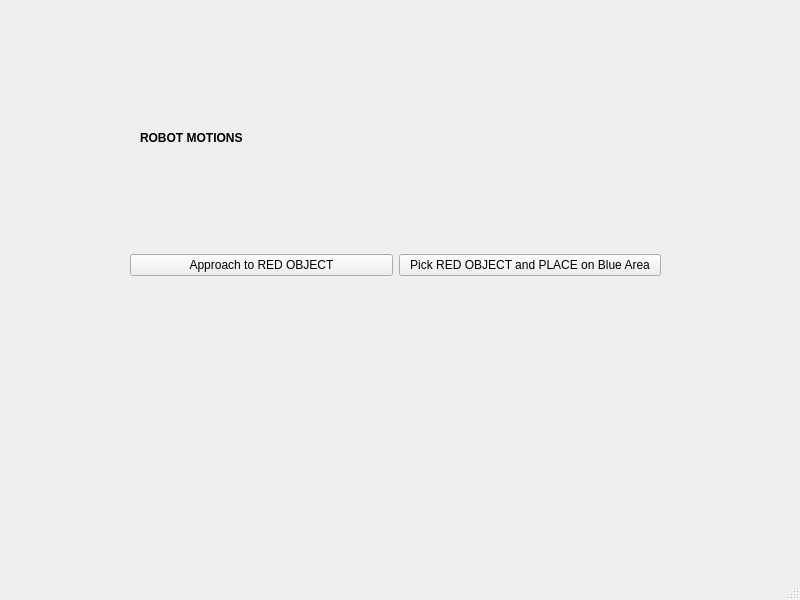
<?xml version="1.0" encoding="UTF-8"?>
<ui version="4.0">
 <class>MainWindow</class>
 <widget class="QMainWindow" name="MainWindow">
  <property name="geometry">
   <rect>
    <x>0</x>
    <y>0</y>
    <width>800</width>
    <height>600</height>
   </rect>
  </property>
  <property name="windowTitle">
   <string>MainWindow</string>
  </property>
  <widget class="QWidget" name="centralwidget">
   <widget class="QWidget" name="gridLayoutWidget">
    <property name="geometry">
     <rect>
      <x>130</x>
      <y>150</y>
      <width>531</width>
      <height>231</height>
     </rect>
    </property>
    <layout class="QGridLayout" name="gridLayout">
     <item row="0" column="0">
      <widget class="QPushButton" name="pushButton_1">
       <property name="text">
        <string>Approach to RED OBJECT</string>
       </property>
      </widget>
     </item>
     <item row="0" column="1">
      <widget class="QPushButton" name="pushButton_2">
       <property name="text">
        <string>Pick RED OBJECT and PLACE on Blue Area</string>
       </property>
      </widget>
     </item>
    </layout>
   </widget>
   <widget class="QLabel" name="label">
    <property name="geometry">
     <rect>
      <x>140</x>
      <y>130</y>
      <width>521</width>
      <height>16</height>
     </rect>
    </property>
    <property name="font">
     <font>
      <weight>75</weight>
      <bold>true</bold>
     </font>
    </property>
    <property name="text">
     <string>ROBOT MOTIONS</string>
    </property>
   </widget>
  </widget>
  <widget class="QMenuBar" name="menubar">
   <property name="geometry">
    <rect>
     <x>0</x>
     <y>0</y>
     <width>800</width>
     <height>20</height>
    </rect>
   </property>
  </widget>
  <widget class="QStatusBar" name="statusbar"/>
 </widget>
 <resources/>
 <connections/>
</ui>
